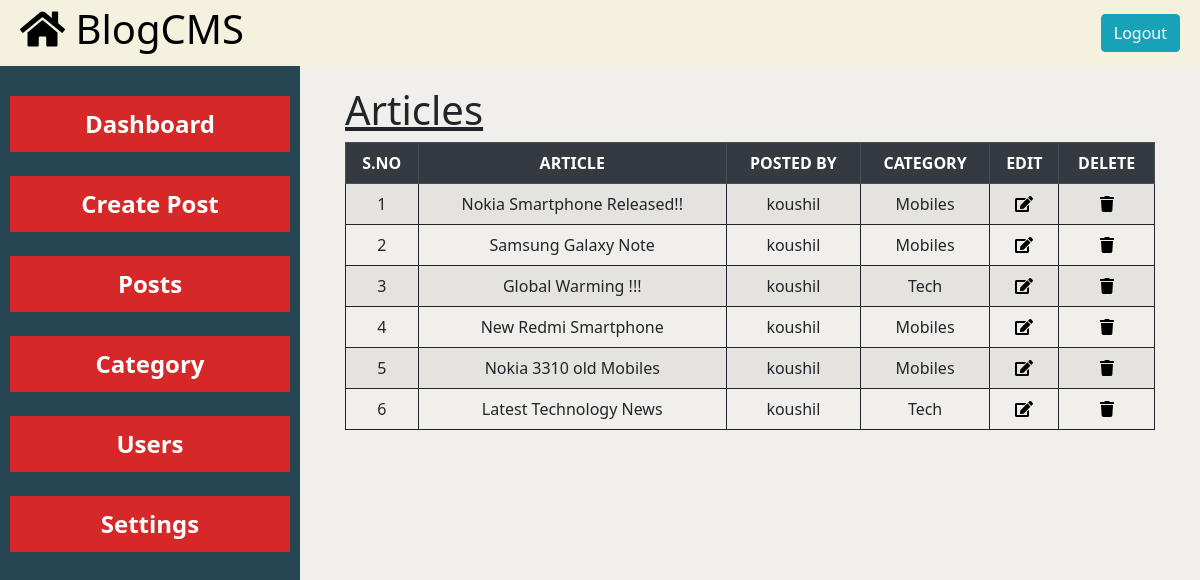
Screenshot of /admin/posts.php (signed in) with the database file from the repository.
### tables this page shows
CREATE TABLE `posts` (
  `post_id` int(11) NOT NULL,
  `post_name` varchar(255) NOT NULL,
  `post_desc` varchar(5000) NOT NULL,
  `category` int(11) NOT NULL,
  `author` int(100) NOT NULL,
  `post_date` timestamp NOT NULL DEFAULT current_timestamp() ON UPDATE current_timestamp(),
  `post_img` varchar(100) NOT NULL
);

CREATE TABLE `users` (
  `id` int(11) NOT NULL,
  `uname` varchar(70) NOT NULL,
  `upass` varchar(70) NOT NULL,
  `urole` int(11) NOT NULL,
  `u_posts` int(11) NOT NULL
);

CREATE TABLE `category` (
  `category_id` int(11) NOT NULL,
  `category_name` varchar(70) NOT NULL,
  `category_posts` int(11) NOT NULL
);

### admin/posts.php (the view, shortened to what this page needs)
<?php
require_once('../database/connection.php');
?>
<!DOCTYPE html>
<html lang="en">
<head>
    <link rel="stylesheet" href="../css/bootstrap.min.css">
    <link rel="stylesheet" href="../css/all.css">
    <link rel="stylesheet" href="../css/admin.css">
</head>
<body>
<div class="container-fluid">
    <div class="row">
        <?php require_once('topheader.php'); ?>
        <div class="col-6 col-sm-6 col-md-3">
            <?php include_once('admin-sidebar.php'); ?>
        </div>
        <div class="col-12 col-md-9">
            <div class="cont">
                <h1 id="ph1">Articles</h1>
                <?php
                    $limit=15;
                    if(isset($_REQUEST['page'])){
                        $pageno=$_REQUEST['page'];
                    }else{
                        $pageno=1;
                    }
                    $offsetl=($pageno-1)*$limit;
                    $sql="SELECT post_id,post_name,author,post_img,ur.uname,ct.category_id,ct.category_name FROM posts LEFT JOIN users ur ON posts.author=ur.id LEFT JOIN category ct ON posts.category=ct.category_id LIMIT $offsetl,$limit";
                    $res=$conn->prepare($sql);
                    $res->bind_result($pid,$pname,$pauthor,$pimg,$urname,$ctid,$ctname);
                    $res->execute();
                    $res->store_result();
                    if($res->num_rows>0){
                ?>
                <table class="table table-striped table-hover table-bordered">
                    <thead class="table-dark ">
                        <tr class="text-center">
                            <th>S.NO</th>
                            <th>ARTICLE</th>
                            <th>POSTED BY</th>
                            <th>CATEGORY</th>
                            <th>EDIT</th>
                            <th>DELETE</th>
                        </tr>
                    </thead>
                    <tbody>
                    <?php while($res->fetch()){?>
                        <tr class="text-center">
                            <td><?php echo $pid; ?></td>
                            <td><?php echo $pname; ?></td>
                            <td><?php if(isset($urname)){echo $urname;}else{echo "koushil-A";} ?></td>
                            <td><?php if(isset($ctname)){echo $ctname;}else{echo "Default";} ?></td>
                            <td ><a href="createpost.php?pid=<?php echo $pid; ?>&pimg=<?php echo $pimg ?>&ctid=<?php echo $ctid ?>&paut=<?php echo $pauthor ?>"><i class="fa fa-edit" aria-hidden="true"></i></a></td>
                            <td><a href="deletepost.php?pid=<?php echo $pid; ?>&pimg=<?php echo $pimg ?>&ctid=<?php echo $ctid ?>&paut=<?php echo $pauthor ?>"><i class="fa fa-trash" aria-hidden="true"></i></a></td>
                        </tr>
                    <?php } ?>
                    </tbody>
                </table>
                <?php } else{ echo "<div style='display:block; width:100%; font-weight:bold; font-size:2rem; text-align:center;'>0 Results Found</div>"; } ?>
            </div>
        </div>
    </div>
</div>
</body>
</html>

### admin/topheader.php (shortened to what this page needs)
<!DOCTYPE html>
<html lang="en">
<head>
</head>
<body>
<div class="Btitle">
            <h1><a href="../admin/dashboard.php"><i class="fa fa-home"></i> BlogCMS</a> <i class="fa fa-bars fa-sm abars" aria-hidden="true"></i> <form action="" method="POST" class="logoutf" style="display:inline-block; float:right; margin-right:20px;"><input class="btn btn-info" type="submit" name="logout" value="Logout"></form></h1>
</div>
</body>
</html>

### admin/admin-sidebar.php
<div class="innera">
    <div class="blist">
        <a href="../admin/dashboard.php">Dashboard</a><br>
        <a href="../admin/createpost.php">Create Post</a><br>
        <a href="../admin/posts.php">Posts</a><br>
        <a href="../admin/category.php">Category</a><br>
        <?php
            if(isset($_SESSION['urole'])){
                if($_SESSION['urole']==0){
                    echo '  <a href="../admin/users.php">Users</a><br>
                            <a href="../admin/settings.php">Settings</a><br>';
                }
            }
        ?>
    </div>
</div>

### css/all.css (style rules this page uses)
.fa-edit:before { content: "\f044"; }
.fa-home:before { content: "\f015"; }
.fa-trash:before { content: "\f1f8"; }

### css/admin.css (style rules this page uses)
* { margin:0; padding:0; box-sizing: border-box; }
.container-fluid { padding:0; margin:0; }
.row { padding:0; margin:0; }
.row>* { padding: 0px; }
body { background-color:#f0efeb; }
.innera { padding-top:10px; width:100%; min-height:calc(100vh - 66px); height:100%; background-color:#264653; }
.Btitle { width:100%; background-color:#f4f1de; padding:5px 0 5px 20px; }
.Btitle h1 a { text-decoration: none; color:black; }
.blist { margin:20px 10px 0 10px; }
.blist a { text-decoration: none; color:white; font-weight:bold; font-size:1.5rem; background-color:#d62828; padding:10px 50px 10px; display: flex; justify-content: center; }
.cont { width:90%; height:auto; margin:20px auto 20px; }
#ph1 { text-decoration: underline; }
.table-bordered { border:2px; }
td a { text-decoration: none; color:black; }

### rows the page displays
posts: post_id "1", post_name "Nokia Smartphone Released!!", users.uname "koushil", category.category_name "Mobiles"
posts: post_id "2", post_name "Samsung Galaxy Note", users.uname "koushil", category.category_name "Mobiles"
posts: post_id "3", post_name "Global Warming !!!", users.uname "koushil", category.category_name "Tech"
posts: post_id "4", post_name "New Redmi Smartphone", users.uname "koushil", category.category_name "Mobiles"
posts: post_id "5", post_name "Nokia 3310 old Mobiles", users.uname "koushil", category.category_name "Mobiles"
posts: post_id "6", post_name "Latest Technology News", users.uname "koushil", category.category_name "Tech"
